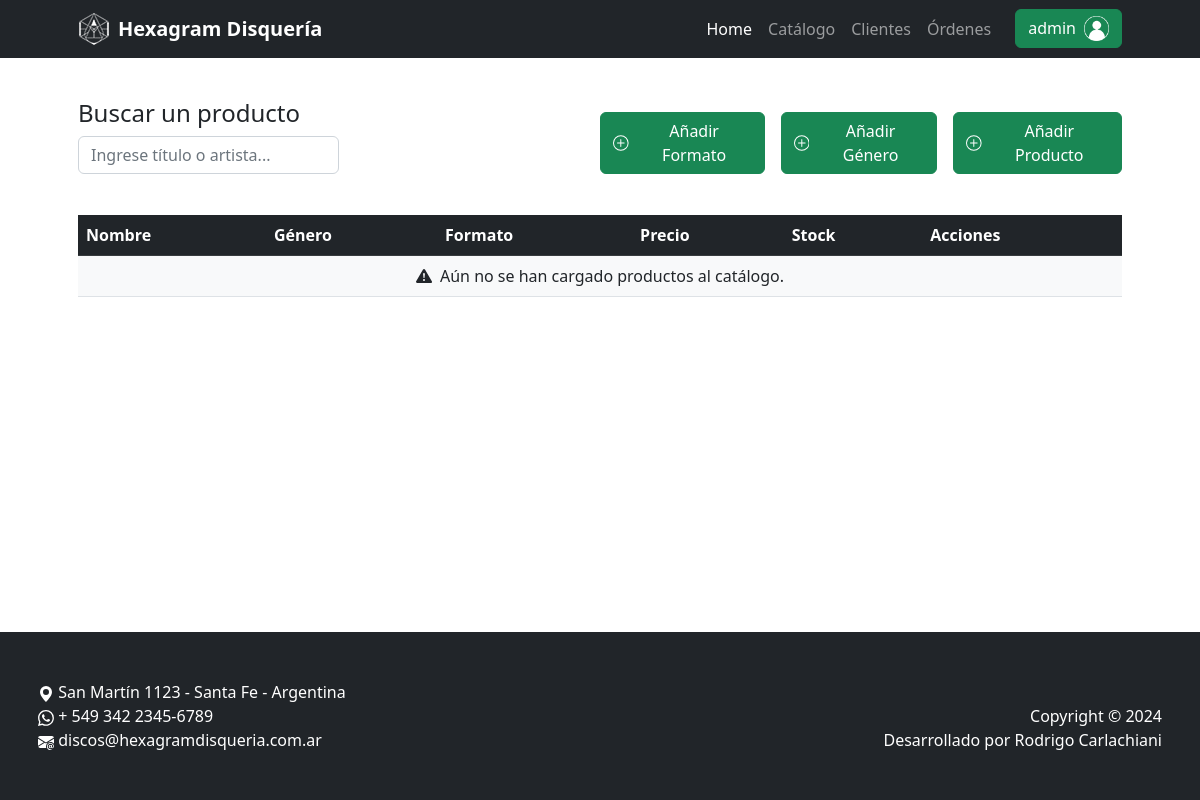
The page /catalogo/home/ (signed in) on the database as committed earlier.
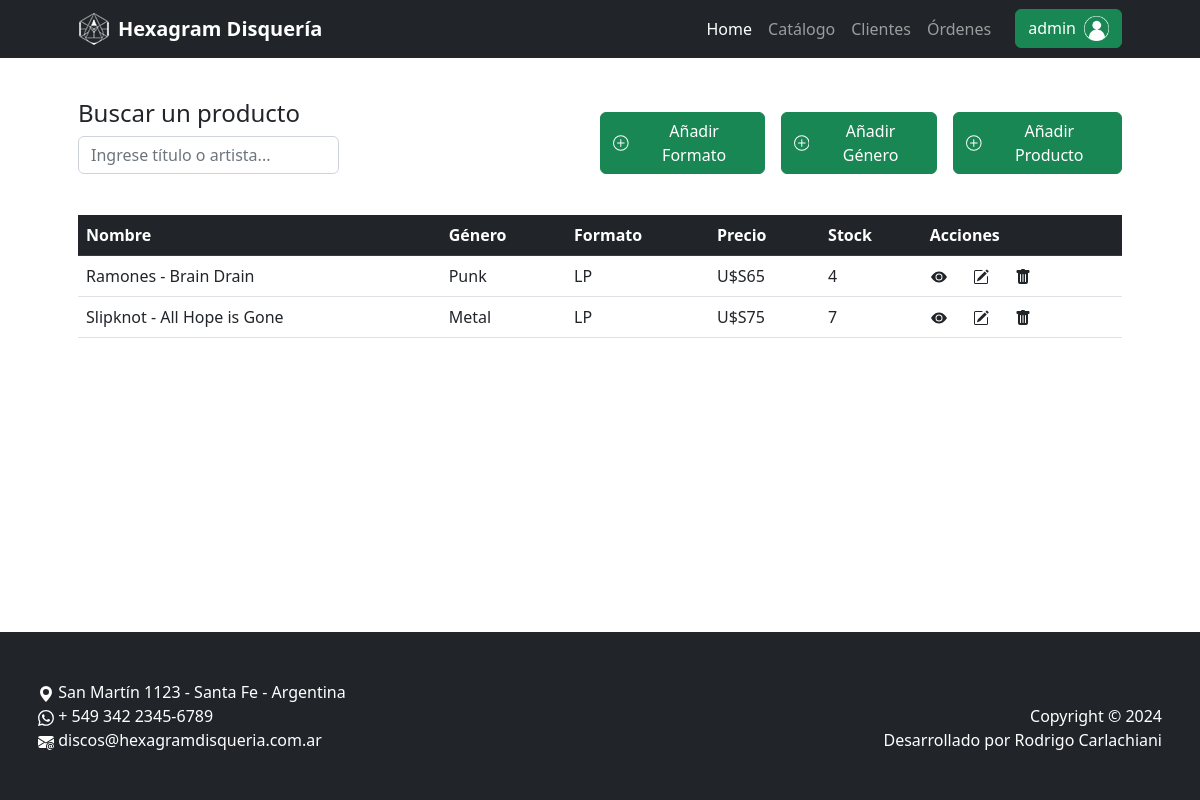
The same page on the database as committed later.
### catalogo/models.py (models this page shows, shortened)
class Product(models.Model):
  name = models.CharField(max_length=100, verbose_name='Nombre')
  price = models.IntegerField(verbose_name='Precio')
  format = models.ForeignKey(Format, on_delete=models.CASCADE, verbose_name='Formato')
  genre = models.ForeignKey(Genre, on_delete=models.CASCADE, verbose_name='Género')
  stock = models.IntegerField(default=0, verbose_name='Stock')
  image = models.ImageField(upload_to='products/', null=True, blank=True, verbose_name='Imagen')

class Genre(models.Model):
  name = models.CharField(max_length=100, unique=True, verbose_name='Nombre')
  def __str__(self):
    return self.name

class Format(models.Model):
  name = models.CharField(max_length=100, unique=True, verbose_name='Nombre')
  def __str__(self):
    return self.name

### catalogo/views.py (the view)
# urls.py: path('home/', views.home, name='home'),
def home(request):
    consulta = request.GET.get('consulta')
    if consulta:
        productos = models.Product.objects.filter(name__icontains=consulta)
    else:
        productos = models.Product.objects.all()
    context = {
        'productos': productos,
        'consulta_actual': consulta
    }
    if 'limpiar' in request.GET:
        return redirect('catalogo:home')
    return render(request, 'catalogo/index.html', context)

### catalogo/templates/catalogo/index.html (shortened to what this page needs)
{% extends 'core/base.html' %}
{% block contenido %}
<div class="d-flex mt-4 justify-content-between w-100">
  <div class="d-flex flex-column align-items-start w-25">
    <h3 class="fs-4">Buscar un producto</h3>
    <form action="{% url 'catalogo:home' %}" method="get" class="d-flex w-100 justify-content-center">
      <input type="text" name="consulta" placeholder="Ingrese título o artista..." class="form-control w-100">
    </form>
  </div>
  {% if user.is_staff %}
  <div class="d-flex w-50 justify-content-end align-items-end gap-3">
    <a class="d-flex align-items-center gap-2 btn btn-success" href="{% url 'catalogo:formato_create' %}">
      Añadir Formato
    </a>
    <a class="d-flex align-items-center gap-2 btn btn-success" href="{% url 'catalogo:genero_create' %}">
      Añadir Género
    </a>
    <a class="d-flex align-items-center gap-2 btn btn-success" href="{% url 'catalogo:producto_create' %}">
      Añadir Producto
    </a>
  </div>
  {% endif %}
</div>
<div class="d-flex flex-column align-items-center w-100 h-75 mt-2" style="overflow-y: auto; max-height: 50vh">
  <table class="table">
    <tr class="table-dark">
      <th>Nombre</th>
      <th>Género</th>
      <th>Formato</th>
      <th>Precio</th>
      <th>Stock</th>
      <th>Acciones</th>
    </tr>
    {% if request.GET.consulta and not productos %}
    <tr>
      <td colspan="6" class="bg-light">
        <div class="d-flex justify-content-center align-items-center gap-2">
          <svg xmlns="http://www.w3.org/2000/svg" width="16" height="16" fill="currentColor"
            class="bi bi-exclamation-triangle-fill" viewBox="0 0 16 16">
            <path
              d="M8.982 1.566a1.13 1.13 0 0 0-1.96 0L.165 13.233c-.457.778.091 1.767.98 1.767h13.713c.889 0 1.438-.99.98-1.767zM8 5c.535 0 .954.462.9.995l-.35 3.507a.552.552 0 0 1-1.1 0L7.1 5.995A.905.905 0 0 1 8 5m.002 6a1 1 0 1 1 0 2 1 1 0 0 1 0-2" />
          </svg>
          No se encontraron resultados.
        </div>
      </td>
    </tr>
    {% elif not productos %}
    <tr>
      <td colspan="6" class="bg-light">
        <div class="d-flex justify-content-center align-items-center gap-2">
          Aún no se han cargado productos al catálogo.
        </div>
      </td>
    </tr>
    {% else %}
    {% for producto in productos %}
    <tr>
      <td>{{producto.name}}</td>
      <td>{{producto.genre}}</td>
      <td>{{producto.format}}</td>
      <td>U$S{{producto.price}}</td>
      <td>{{producto.stock}}</td>
      <td>
        <div class="d-flex gap-4">
          <a type="button" class="btn btn-sm m-0 p-0" href="{% url 'catalogo:producto_detail' producto.id %}">
            <svg xmlns="http://www.w3.org/2000/svg" width="16" height="16" fill="currentColor" class="bi bi-eye-fill"
              viewBox="0 0 16 16">
              <path d="M10.5 8a2.5 2.5 0 1 1-5 0 2.5 2.5 0 0 1 5 0" />
              <path d="M0 8s3-5.5 8-5.5S16 8 16 8s-3 5.5-8 5.5S0 8 0 8m8 3.5a3.5 3.5 0 1 0 0-7 3.5 3.5 0 0 0 0 7" />
            </svg>
          </a>
          {% if user.is_staff %}
          <a type="button" class="btn btn-sm m-0 p-0" href="{% url 'catalogo:producto_update' producto.id %}">
          </a>
          <a type="button" class="btn btn-sm m-0 p-0" href="{% url 'catalogo:producto_delete' producto.id %}">
          </a>
          {% endif %}
        </div>
      </td>
    </tr>
    {% endfor %}
    {% endif %}
  </table>
</div>
{% endblock contenido %}

### core/templates/core/base.html (shortened to what this page needs)
{% load static %}
<!DOCTYPE html>
<html lang="es">
<head>
    <link href="{% static 'core/css/styles.css' %}" rel="stylesheet" />
</head>
<body class="d-flex flex-column justify-content-between vh-100">
    {% include 'core/components/navbar.html' %}
    <div class="d-flex flex-column container px-4 px-lg-5 h-100 justify-content-around align-items-center">
        {% block contenido %}
        {% endblock contenido %}
    </div>
    {% include 'core/components/footer.html' %}
</body>
</html>

### core/templates/core/components/navbar.html (shortened to what this page needs)
{% load static %}
<nav class="d-flex navbar navbar-expand-lg navbar-dark bg-dark">
  <div class="container px-5 h-100">
    <a class="navbar-brand fw-bold d-flex align-items-center " href="{% url 'core:home' %}">
      <img class="me-2" src="{% static 'core/img/hexagram-logo-navbar.webp' %}" alt="Logo de la disquería">
      <p class="p-0 m-0 ">Hexagram Disquería</p>
    </a>
    <div class="collapse navbar-collapse" id="navbarSupportedContent">
      <ul class="navbar-nav ms-auto mb-2 mb-lg-0">
        <li class="nav-item">
          <a class="nav-link active" aria-current="page" href="{% url 'core:home' %}">Home</a>
        </li>
        <li class="nav-item">
          <a class="nav-link" href="{% url 'catalogo:home' %}">Catálogo</a>
        </li>
        {% if user.is_authenticated %}
        {% if user.is_staff %}
        <li class="nav-item">
          <a class="nav-link" href="{% url 'clientes:home' %}">Clientes</a>
        </li>
        {% endif %}
        <li class="nav-item">
          <a class="nav-link" href="{% url 'ordenes:home' %}">{%if not user.is_staff%}Mis {%endif%}Órdenes</a>
        </li>
        <li class="nav-item ms-3">
          <div class="dropdown">
            <button class="btn btn-success " type="button" data-bs-toggle="dropdown" aria-expanded="false">
              <div class="d-flex gap-2">
                {{ user.username }}
                {% if user.is_staff or not user.client.avatar %}
                <img style="width: 25px;" src="{% static 'core/img/avatar_default.webp' %}" alt="Avatar administrador">
                {% else %}
                <img style="width: 25px; border-radius: 50%;" src="{{ user.client.avatar.url }}" alt="Avatar cliente">
                {% endif %}
              </div>
            </button>
          </div>
        </li>
        {% endif %}
      </ul>
    </div>
  </div>
</nav>

### core/templates/core/components/footer.html (shortened to what this page needs)
<footer class="d-flex py-5 bg-dark">
  <div class="container px-2 d-flex justify-content-between">
    <div class="d-flex flex-column align-items-start justify-content-end">
      <p class="m-0 text-center text-white">
        <svg xmlns="http://www.w3.org/2000/svg" width="16" height="16" fill="currentColor" class="bi bi-geo-alt-fill"
          viewBox="0 0 16 16">
          <path d="M8 16s6-5.686 6-10A6 6 0 0 0 2 6c0 4.314 6 10 6 10m0-7a3 3 0 1 1 0-6 3 3 0 0 1 0 6" />
        </svg>
        San Martín 1123 - Santa Fe - Argentina
      </p>
      <p class="m-0 text-center text-white">
        + 549 342 2345-6789
      </p>
      <p class="m-0 text-center text-white">
        discos@hexagramdisqueria.com.ar
      </p>
    </div>
    <div class="d-flex flex-column align-items-end justify-content-end">
      <p class="m-0 text-center text-white">Copyright &copy; 2024</p>
      <p class="m-0 text-center text-white">Desarrollado por Rodrigo Carlachiani</p>
    </div>
  </div>
</footer>

Rows that differ between the two databases and show on the page:
added Product: name "Ramones - Brain Drain", genre "Punk", format "LP", price "65", stock "4"
added Product: name "Slipknot - All Hope is Gone", genre "Metal", format "LP", price "75", stock "7"
Other text that changed with them:
text no longer shown: "Aún no se han cargado productos al catálogo."
